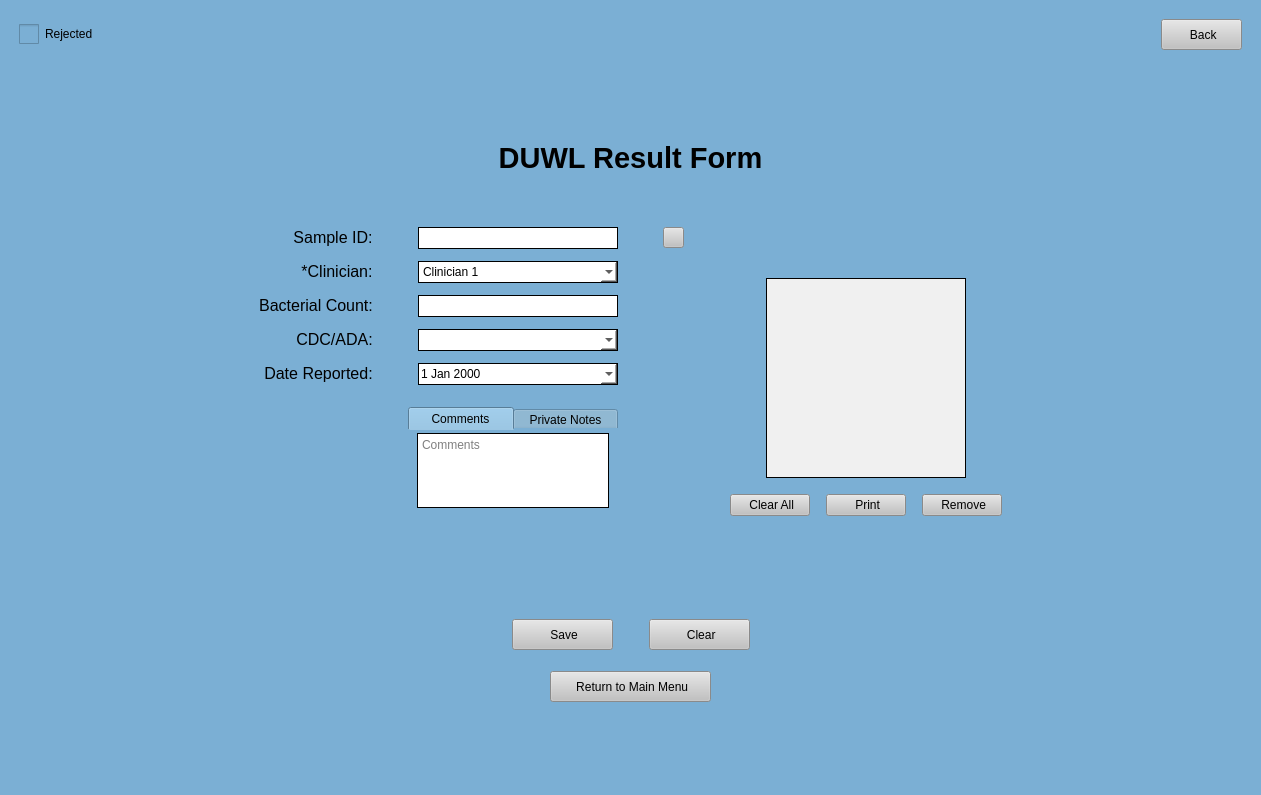
<?xml version="1.0" encoding="UTF-8"?>
<ui version="4.0">
 <class>MainWindow</class>
 <widget class="QMainWindow" name="MainWindow">
  <property name="geometry">
   <rect>
    <x>0</x>
    <y>0</y>
    <width>1261</width>
    <height>795</height>
   </rect>
  </property>
  <property name="focusPolicy">
   <enum>Qt::ClickFocus</enum>
  </property>
  <property name="windowTitle">
   <string>MainWindow</string>
  </property>
  <property name="styleSheet">
   <string notr="true">background-color: rgb(123, 175, 212);</string>
  </property>
  <widget class="QWidget" name="centralwidget">
   <layout class="QGridLayout" name="gridLayout">
    <item row="2" column="0">
     <spacer name="verticalSpacer">
      <property name="orientation">
       <enum>Qt::Vertical</enum>
      </property>
      <property name="sizeHint" stdset="0">
       <size>
        <width>20</width>
        <height>40</height>
       </size>
      </property>
     </spacer>
    </item>
    <item row="4" column="0">
     <spacer name="verticalSpacer_2">
      <property name="orientation">
       <enum>Qt::Vertical</enum>
      </property>
      <property name="sizeHint" stdset="0">
       <size>
        <width>20</width>
        <height>40</height>
       </size>
      </property>
     </spacer>
    </item>
    <item row="3" column="0">
     <layout class="QVBoxLayout" name="verticalLayout">
      <property name="bottomMargin">
       <number>0</number>
      </property>
      <item>
       <widget class="QLabel" name="label_5">
        <property name="text">
         <string>&lt;html&gt;&lt;head/&gt;&lt;body&gt;&lt;p align=&quot;center&quot;&gt;&lt;span style=&quot; font-size:22pt; font-weight:600;&quot;&gt;DUWL Result Form&lt;/span&gt;&lt;/p&gt;&lt;/body&gt;&lt;/html&gt;</string>
        </property>
       </widget>
      </item>
      <item alignment="Qt::AlignHCenter">
       <widget class="QLabel" name="rejectionError">
        <property name="minimumSize">
         <size>
          <width>350</width>
          <height>30</height>
         </size>
        </property>
        <property name="maximumSize">
         <size>
          <width>16777215</width>
          <height>30</height>
         </size>
        </property>
        <property name="styleSheet">
         <string notr="true">font: 12pt &quot;MS Shell Dlg 2&quot;;
color: red;</string>
        </property>
        <property name="text">
         <string/>
        </property>
        <property name="alignment">
         <set>Qt::AlignCenter</set>
        </property>
       </widget>
      </item>
      <item>
       <spacer name="verticalSpacer_7">
        <property name="orientation">
         <enum>Qt::Vertical</enum>
        </property>
        <property name="sizeType">
         <enum>QSizePolicy::Minimum</enum>
        </property>
        <property name="sizeHint" stdset="0">
         <size>
          <width>20</width>
          <height>10</height>
         </size>
        </property>
       </spacer>
      </item>
      <item>
       <layout class="QHBoxLayout" name="horizontalLayout">
        <item>
         <spacer name="horizontalSpacer">
          <property name="orientation">
           <enum>Qt::Horizontal</enum>
          </property>
          <property name="sizeHint" stdset="0">
           <size>
            <width>40</width>
            <height>20</height>
           </size>
          </property>
         </spacer>
        </item>
        <item>
         <layout class="QHBoxLayout" name="horizontalLayout_3">
          <property name="leftMargin">
           <number>0</number>
          </property>
          <property name="topMargin">
           <number>0</number>
          </property>
          <property name="rightMargin">
           <number>0</number>
          </property>
          <property name="bottomMargin">
           <number>0</number>
          </property>
          <item>
           <spacer name="horizontalSpacer_9">
            <property name="orientation">
             <enum>Qt::Horizontal</enum>
            </property>
            <property name="sizeHint" stdset="0">
             <size>
              <width>40</width>
              <height>20</height>
             </size>
            </property>
           </spacer>
          </item>
          <item>
           <layout class="QGridLayout" name="gridLayout_2">
            <property name="leftMargin">
             <number>0</number>
            </property>
            <property name="topMargin">
             <number>0</number>
            </property>
            <property name="rightMargin">
             <number>0</number>
            </property>
            <property name="bottomMargin">
             <number>0</number>
            </property>
            <property name="horizontalSpacing">
             <number>45</number>
            </property>
            <property name="verticalSpacing">
             <number>12</number>
            </property>
            <item row="7" column="0" colspan="2" alignment="Qt::AlignRight">
             <widget class="QTabWidget" name="tabWidget">
              <property name="sizePolicy">
               <sizepolicy hsizetype="Expanding" vsizetype="Expanding">
                <horstretch>0</horstretch>
                <verstretch>0</verstretch>
               </sizepolicy>
              </property>
              <property name="maximumSize">
               <size>
                <width>210</width>
                <height>16777215</height>
               </size>
              </property>
              <property name="styleSheet">
               <string notr="true">QTabWidget::pane {
	background: rgb(235, 235, 235);
	top: -16px;
}
QTabWidget::tab-bar {
	alignment: center;
}
QTabBar::tab {
	height: 23px; 
	width: 105px;
}</string>
              </property>
              <property name="currentIndex">
               <number>0</number>
              </property>
              <property name="usesScrollButtons">
               <bool>false</bool>
              </property>
              <widget class="QWidget" name="commentsTab">
               <attribute name="title">
                <string>Comments</string>
               </attribute>
               <layout class="QGridLayout" name="gridLayout_3">
                <item row="0" column="0">
                 <widget class="QTextEdit" name="cText">
                  <property name="sizePolicy">
                   <sizepolicy hsizetype="Fixed" vsizetype="Fixed">
                    <horstretch>0</horstretch>
                    <verstretch>0</verstretch>
                   </sizepolicy>
                  </property>
                  <property name="maximumSize">
                   <size>
                    <width>200</width>
                    <height>75</height>
                   </size>
                  </property>
                  <property name="styleSheet">
                   <string notr="true">background-color: rgb(255, 255, 255);
border-style: solid;
border-width: 1px</string>
                  </property>
                  <property name="tabChangesFocus">
                   <bool>true</bool>
                  </property>
                  <property name="placeholderText">
                   <string>Comments</string>
                  </property>
                 </widget>
                </item>
               </layout>
              </widget>
              <widget class="QWidget" name="notesTab">
               <attribute name="title">
                <string>Private Notes</string>
               </attribute>
               <layout class="QGridLayout" name="gridLayout_4">
                <item row="0" column="0">
                 <widget class="QTextEdit" name="nText">
                  <property name="sizePolicy">
                   <sizepolicy hsizetype="Fixed" vsizetype="Fixed">
                    <horstretch>0</horstretch>
                    <verstretch>0</verstretch>
                   </sizepolicy>
                  </property>
                  <property name="maximumSize">
                   <size>
                    <width>200</width>
                    <height>75</height>
                   </size>
                  </property>
                  <property name="styleSheet">
                   <string notr="true">background-color: rgb(255, 255, 255);
border-style: solid;
border-width: 1px</string>
                  </property>
                  <property name="tabChangesFocus">
                   <bool>true</bool>
                  </property>
                  <property name="placeholderText">
                   <string>Private Notes</string>
                  </property>
                 </widget>
                </item>
               </layout>
              </widget>
             </widget>
            </item>
            <item row="1" column="1">
             <widget class="QLineEdit" name="saID">
              <property name="sizePolicy">
               <sizepolicy hsizetype="Fixed" vsizetype="Fixed">
                <horstretch>0</horstretch>
                <verstretch>0</verstretch>
               </sizepolicy>
              </property>
              <property name="minimumSize">
               <size>
                <width>200</width>
                <height>22</height>
               </size>
              </property>
              <property name="maximumSize">
               <size>
                <width>200</width>
                <height>22</height>
               </size>
              </property>
              <property name="styleSheet">
               <string notr="true">background-color: rgb(255, 255, 255);
border-style: solid;
border-width: 1px</string>
              </property>
             </widget>
            </item>
            <item row="1" column="0" alignment="Qt::AlignRight">
             <widget class="QLabel" name="label_7">
              <property name="text">
               <string>&lt;html&gt;&lt;head/&gt;&lt;body&gt;&lt;p align=&quot;center&quot;&gt;&lt;span style=&quot; font-size:12pt;&quot;&gt;Sample ID:&lt;/span&gt;&lt;/p&gt;&lt;/body&gt;&lt;/html&gt;</string>
              </property>
              <property name="alignment">
               <set>Qt::AlignRight|Qt::AlignTrailing|Qt::AlignVCenter</set>
              </property>
             </widget>
            </item>
            <item row="4" column="1">
             <widget class="QComboBox" name="cdcADA">
              <property name="minimumSize">
               <size>
                <width>200</width>
                <height>22</height>
               </size>
              </property>
              <property name="maximumSize">
               <size>
                <width>200</width>
                <height>22</height>
               </size>
              </property>
              <property name="styleSheet">
               <string notr="true">background-color: rgb(255, 255, 255);
border-style: solid;
border-width: 1px</string>
              </property>
              <item>
               <property name="text">
                <string/>
               </property>
              </item>
              <item>
               <property name="text">
                <string>Meets</string>
               </property>
              </item>
              <item>
               <property name="text">
                <string>Fails to Meet</string>
               </property>
              </item>
             </widget>
            </item>
            <item row="3" column="1">
             <widget class="QLineEdit" name="bacterialCount">
              <property name="sizePolicy">
               <sizepolicy hsizetype="Fixed" vsizetype="Fixed">
                <horstretch>0</horstretch>
                <verstretch>0</verstretch>
               </sizepolicy>
              </property>
              <property name="minimumSize">
               <size>
                <width>200</width>
                <height>22</height>
               </size>
              </property>
              <property name="maximumSize">
               <size>
                <width>200</width>
                <height>22</height>
               </size>
              </property>
              <property name="styleSheet">
               <string notr="true">background-color: rgb(255, 255, 255);
border-style: solid;
border-width: 1px</string>
              </property>
             </widget>
            </item>
            <item row="2" column="1">
             <widget class="QComboBox" name="clinDrop">
              <property name="sizePolicy">
               <sizepolicy hsizetype="Fixed" vsizetype="Fixed">
                <horstretch>0</horstretch>
                <verstretch>0</verstretch>
               </sizepolicy>
              </property>
              <property name="minimumSize">
               <size>
                <width>200</width>
                <height>22</height>
               </size>
              </property>
              <property name="maximumSize">
               <size>
                <width>200</width>
                <height>22</height>
               </size>
              </property>
              <property name="styleSheet">
               <string notr="true">background-color: rgb(255, 255, 255);
border-style: solid;
border-width: 1px</string>
              </property>
              <item>
               <property name="text">
                <string>Clinician 1</string>
               </property>
              </item>
              <item>
               <property name="text">
                <string>Clinician 2</string>
               </property>
              </item>
              <item>
               <property name="text">
                <string>Clinician 3</string>
               </property>
              </item>
             </widget>
            </item>
            <item row="3" column="0" alignment="Qt::AlignRight">
             <widget class="QLabel" name="label_9">
              <property name="text">
               <string>&lt;html&gt;&lt;head/&gt;&lt;body&gt;&lt;p align=&quot;center&quot;&gt;&lt;span style=&quot; font-size:12pt;&quot;&gt;Bacterial Count:&lt;/span&gt;&lt;/p&gt;&lt;/body&gt;&lt;/html&gt;</string>
              </property>
              <property name="alignment">
               <set>Qt::AlignRight|Qt::AlignTrailing|Qt::AlignVCenter</set>
              </property>
             </widget>
            </item>
            <item row="5" column="0" alignment="Qt::AlignRight">
             <widget class="QLabel" name="label_15">
              <property name="text">
               <string>&lt;html&gt;&lt;head/&gt;&lt;body&gt;&lt;p align=&quot;center&quot;&gt;&lt;span style=&quot; font-size:12pt;&quot;&gt;Date Reported:&lt;/span&gt;&lt;/p&gt;&lt;/body&gt;&lt;/html&gt;</string>
              </property>
              <property name="alignment">
               <set>Qt::AlignRight|Qt::AlignTrailing|Qt::AlignVCenter</set>
              </property>
             </widget>
            </item>
            <item row="6" column="0" colspan="3">
             <spacer name="verticalSpacer_6">
              <property name="orientation">
               <enum>Qt::Vertical</enum>
              </property>
              <property name="sizeType">
               <enum>QSizePolicy::Fixed</enum>
              </property>
              <property name="sizeHint" stdset="0">
               <size>
                <width>20</width>
                <height>10</height>
               </size>
              </property>
             </spacer>
            </item>
            <item row="5" column="1">
             <widget class="QDateEdit" name="repDate">
              <property name="sizePolicy">
               <sizepolicy hsizetype="Fixed" vsizetype="Fixed">
                <horstretch>0</horstretch>
                <verstretch>0</verstretch>
               </sizepolicy>
              </property>
              <property name="minimumSize">
               <size>
                <width>200</width>
                <height>22</height>
               </size>
              </property>
              <property name="maximumSize">
               <size>
                <width>200</width>
                <height>22</height>
               </size>
              </property>
              <property name="styleSheet">
               <string notr="true">/* the box that is displayed*/
QDateEdit {
background-color: rgb(255, 255, 255);
border-style: solid;
border-width: 1px
}
/*toolbar on top of calendar*/
QCalendarWidget QToolButton {
height: 30px;
width: 75px;
color: white;
font-size: 12px;
icon-size: 24px, 24px;
font-weight: bold;
background-color: rgb(123,175,212);
}
QCalendarWidget QMenu {
width: 85px;
left: 10px;
color: white;
font-size: 12px;
background-color: rgb(123, 175, 212);
}
QCalendarWidget QSpinBox {
width: 75px;
font-size:12px;
color: white;
background-color: rgb(123, 175, 212);
selection-background-color: rgb(136, 136, 136);
selection-color: rgb(255, 255, 255);
}
QCalendarWidget QSpinBox::up-button { subcontrol-origin: border; subcontrol-position: top right; width:35px; }
QCalendarWidget QSpinBox::down-button {subcontrol-origin: border; subcontrol-position: bottom right; width:35px;}
QCalendarWidget QSpinBox::up-arrow { width:28px; height:28px; }
QCalendarWidget QSpinBox::down-arrow { width:28px; height:28px; }

/* header row */
QCalendarWidget QWidget { 
alternate-background-color: rgb(240, 240, 240); 
}
/* normal days */
QCalendarWidget QAbstractItemView:enabled
{
font-size:12px;
color: black;
background-color: white;
selection-background-color: rgb(123, 175, 212);
selection-color: white;
}
/* days in other months */
/* navigation bar */
QCalendarWidget QWidget#qt_calendar_navigationbar
{
background-color: rgb(123, 175, 212);
}
QCalendarWidget QAbstractItemView:disabled
{
color: rgb(180,180,180);
}</string>
              </property>
              <property name="calendarPopup">
               <bool>true</bool>
              </property>
             </widget>
            </item>
            <item row="8" column="1">
             <spacer name="verticalSpacer_13">
              <property name="orientation">
               <enum>Qt::Vertical</enum>
              </property>
              <property name="sizeHint" stdset="0">
               <size>
                <width>20</width>
                <height>40</height>
               </size>
              </property>
             </spacer>
            </item>
            <item row="1" column="2" alignment="Qt::AlignLeft">
             <widget class="QPushButton" name="find">
              <property name="sizePolicy">
               <sizepolicy hsizetype="Fixed" vsizetype="Fixed">
                <horstretch>0</horstretch>
                <verstretch>0</verstretch>
               </sizepolicy>
              </property>
              <property name="minimumSize">
               <size>
                <width>21</width>
                <height>21</height>
               </size>
              </property>
              <property name="maximumSize">
               <size>
                <width>21</width>
                <height>21</height>
               </size>
              </property>
              <property name="cursor">
               <cursorShape>PointingHandCursor</cursorShape>
              </property>
              <property name="styleSheet">
               <string notr="true">QPushButton:hover {
	 background-color: rgb(210, 210, 210);
}

QPushButton:focus {
	background-color: rgb(210, 210, 210);
}

QPushButton {
	background-color: rgb(193, 193, 193);
}</string>
              </property>
              <property name="text">
               <string/>
              </property>
              <property name="iconSize">
               <size>
                <width>16</width>
                <height>16</height>
               </size>
              </property>
              <property name="checkable">
               <bool>false</bool>
              </property>
              <property name="default">
               <bool>false</bool>
              </property>
              <property name="flat">
               <bool>false</bool>
              </property>
             </widget>
            </item>
            <item row="4" column="0" alignment="Qt::AlignRight">
             <widget class="QLabel" name="label_10">
              <property name="text">
               <string>&lt;html&gt;&lt;head/&gt;&lt;body&gt;&lt;p align=&quot;center&quot;&gt;&lt;span style=&quot; font-size:12pt;&quot;&gt;CDC/ADA:&lt;/span&gt;&lt;/p&gt;&lt;/body&gt;&lt;/html&gt;</string>
              </property>
              <property name="alignment">
               <set>Qt::AlignRight|Qt::AlignTrailing|Qt::AlignVCenter</set>
              </property>
             </widget>
            </item>
            <item row="2" column="0" alignment="Qt::AlignRight">
             <widget class="QLabel" name="label_13">
              <property name="text">
               <string>&lt;html&gt;&lt;head/&gt;&lt;body&gt;&lt;p align=&quot;center&quot;&gt;&lt;span style=&quot; font-size:12pt;&quot;&gt;*Clinician:&lt;/span&gt;&lt;/p&gt;&lt;/body&gt;&lt;/html&gt;</string>
              </property>
              <property name="alignment">
               <set>Qt::AlignRight|Qt::AlignTrailing|Qt::AlignVCenter</set>
              </property>
             </widget>
            </item>
           </layout>
          </item>
          <item>
           <spacer name="horizontalSpacer_10">
            <property name="orientation">
             <enum>Qt::Horizontal</enum>
            </property>
            <property name="sizeType">
             <enum>QSizePolicy::Minimum</enum>
            </property>
            <property name="sizeHint" stdset="0">
             <size>
              <width>40</width>
              <height>20</height>
             </size>
            </property>
           </spacer>
          </item>
          <item>
           <layout class="QVBoxLayout" name="verticalLayout_2">
            <property name="leftMargin">
             <number>0</number>
            </property>
            <property name="topMargin">
             <number>0</number>
            </property>
            <property name="rightMargin">
             <number>0</number>
            </property>
            <property name="bottomMargin">
             <number>0</number>
            </property>
            <item>
             <spacer name="verticalSpacer_10">
              <property name="orientation">
               <enum>Qt::Vertical</enum>
              </property>
              <property name="sizeHint" stdset="0">
               <size>
                <width>20</width>
                <height>40</height>
               </size>
              </property>
             </spacer>
            </item>
            <item alignment="Qt::AlignHCenter">
             <widget class="QTableWidget" name="kitTWid">
              <property name="minimumSize">
               <size>
                <width>200</width>
                <height>200</height>
               </size>
              </property>
              <property name="maximumSize">
               <size>
                <width>200</width>
                <height>200</height>
               </size>
              </property>
              <property name="styleSheet">
               <string notr="true">background-color: rgb(240, 240, 240);
border-style: solid;
border-width: 1px</string>
              </property>
              <property name="editTriggers">
               <set>QAbstractItemView::NoEditTriggers</set>
              </property>
              <property name="alternatingRowColors">
               <bool>true</bool>
              </property>
              <property name="selectionMode">
               <enum>QAbstractItemView::SingleSelection</enum>
              </property>
             </widget>
            </item>
            <item>
             <spacer name="verticalSpacer_8">
              <property name="orientation">
               <enum>Qt::Vertical</enum>
              </property>
              <property name="sizeType">
               <enum>QSizePolicy::Minimum</enum>
              </property>
              <property name="sizeHint" stdset="0">
               <size>
                <width>20</width>
                <height>10</height>
               </size>
              </property>
             </spacer>
            </item>
            <item>
             <layout class="QHBoxLayout" name="horizontalLayout_4">
              <property name="leftMargin">
               <number>0</number>
              </property>
              <property name="topMargin">
               <number>0</number>
              </property>
              <property name="rightMargin">
               <number>0</number>
              </property>
              <property name="bottomMargin">
               <number>0</number>
              </property>
              <item>
               <widget class="QPushButton" name="clearAll">
                <property name="cursor">
                 <cursorShape>PointingHandCursor</cursorShape>
                </property>
                <property name="styleSheet">
                 <string notr="true">QPushButton:hover {
	 background-color: rgb(210, 210, 210);
}

QPushButton:focus {
	background-color: rgb(210, 210, 210);
}

QPushButton {
	background-color: rgb(193, 193, 193);
}</string>
                </property>
                <property name="text">
                 <string> Clear All</string>
                </property>
               </widget>
              </item>
              <item>
               <spacer name="horizontalSpacer_5">
                <property name="orientation">
                 <enum>Qt::Horizontal</enum>
                </property>
                <property name="sizeType">
                 <enum>QSizePolicy::Minimum</enum>
                </property>
                <property name="sizeHint" stdset="0">
                 <size>
                  <width>10</width>
                  <height>20</height>
                 </size>
                </property>
               </spacer>
              </item>
              <item>
               <widget class="QPushButton" name="print">
                <property name="cursor">
                 <cursorShape>PointingHandCursor</cursorShape>
                </property>
                <property name="styleSheet">
                 <string notr="true">QPushButton:hover {
	 background-color: rgb(210, 210, 210);
}

QPushButton:focus {
	background-color: rgb(210, 210, 210);
}

QPushButton {
	background-color: rgb(193, 193, 193);
}</string>
                </property>
                <property name="text">
                 <string> Print</string>
                </property>
               </widget>
              </item>
              <item>
               <spacer name="horizontalSpacer_11">
                <property name="orientation">
                 <enum>Qt::Horizontal</enum>
                </property>
                <property name="sizeType">
                 <enum>QSizePolicy::Minimum</enum>
                </property>
                <property name="sizeHint" stdset="0">
                 <size>
                  <width>10</width>
                  <height>20</height>
                 </size>
                </property>
               </spacer>
              </item>
              <item>
               <widget class="QPushButton" name="remove">
                <property name="cursor">
                 <cursorShape>PointingHandCursor</cursorShape>
                </property>
                <property name="styleSheet">
                 <string notr="true">QPushButton:hover {
	 background-color: rgb(210, 210, 210);
}

QPushButton:focus {
	background-color: rgb(210, 210, 210);
}

QPushButton {
	background-color: rgb(193, 193, 193);
}</string>
                </property>
                <property name="text">
                 <string> Remove</string>
                </property>
               </widget>
              </item>
             </layout>
            </item>
            <item>
             <spacer name="verticalSpacer_9">
              <property name="orientation">
               <enum>Qt::Vertical</enum>
              </property>
              <property name="sizeHint" stdset="0">
               <size>
                <width>20</width>
                <height>40</height>
               </size>
              </property>
             </spacer>
            </item>
           </layout>
          </item>
          <item>
           <spacer name="horizontalSpacer_12">
            <property name="orientation">
             <enum>Qt::Horizontal</enum>
            </property>
            <property name="sizeHint" stdset="0">
             <size>
              <width>40</width>
              <height>20</height>
             </size>
            </property>
           </spacer>
          </item>
         </layout>
        </item>
        <item>
         <spacer name="horizontalSpacer_2">
          <property name="orientation">
           <enum>Qt::Horizontal</enum>
          </property>
          <property name="sizeHint" stdset="0">
           <size>
            <width>40</width>
            <height>20</height>
           </size>
          </property>
         </spacer>
        </item>
       </layout>
      </item>
      <item alignment="Qt::AlignHCenter|Qt::AlignVCenter">
       <widget class="QLabel" name="errorMessage">
        <property name="minimumSize">
         <size>
          <width>350</width>
          <height>30</height>
         </size>
        </property>
        <property name="maximumSize">
         <size>
          <width>999</width>
          <height>30</height>
         </size>
        </property>
        <property name="styleSheet">
         <string notr="true">font: 12pt &quot;MS Shell Dlg 2&quot;;
color:red;</string>
        </property>
        <property name="text">
         <string/>
        </property>
        <property name="alignment">
         <set>Qt::AlignCenter</set>
        </property>
       </widget>
      </item>
      <item>
       <spacer name="verticalSpacer_5">
        <property name="orientation">
         <enum>Qt::Vertical</enum>
        </property>
        <property name="sizeType">
         <enum>QSizePolicy::Minimum</enum>
        </property>
        <property name="sizeHint" stdset="0">
         <size>
          <width>10</width>
          <height>10</height>
         </size>
        </property>
       </spacer>
      </item>
      <item>
       <layout class="QHBoxLayout" name="horizontalLayout_2">
        <property name="topMargin">
         <number>0</number>
        </property>
        <property name="bottomMargin">
         <number>0</number>
        </property>
        <item>
         <spacer name="horizontalSpacer_6">
          <property name="orientation">
           <enum>Qt::Horizontal</enum>
          </property>
          <property name="sizeHint" stdset="0">
           <size>
            <width>40</width>
            <height>20</height>
           </size>
          </property>
         </spacer>
        </item>
        <item>
         <widget class="QPushButton" name="save">
          <property name="minimumSize">
           <size>
            <width>101</width>
            <height>31</height>
           </size>
          </property>
          <property name="cursor">
           <cursorShape>PointingHandCursor</cursorShape>
          </property>
          <property name="styleSheet">
           <string notr="true">QPushButton:hover {
	 background-color: rgb(210, 210, 210);
}

QPushButton:focus {
	background-color: rgb(210, 210, 210);
}

QPushButton {
	background-color: rgb(193, 193, 193);
}</string>
          </property>
          <property name="text">
           <string> Save</string>
          </property>
         </widget>
        </item>
        <item>
         <spacer name="horizontalSpacer_8">
          <property name="orientation">
           <enum>Qt::Horizontal</enum>
          </property>
          <property name="sizeType">
           <enum>QSizePolicy::Minimum</enum>
          </property>
          <property name="sizeHint" stdset="0">
           <size>
            <width>30</width>
            <height>20</height>
           </size>
          </property>
         </spacer>
        </item>
        <item>
         <widget class="QPushButton" name="clear">
          <property name="sizePolicy">
           <sizepolicy hsizetype="Fixed" vsizetype="Fixed">
            <horstretch>0</horstretch>
            <verstretch>0</verstretch>
           </sizepolicy>
          </property>
          <property name="minimumSize">
           <size>
            <width>101</width>
            <height>31</height>
           </size>
          </property>
          <property name="maximumSize">
           <size>
            <width>101</width>
            <height>31</height>
           </size>
          </property>
          <property name="cursor">
           <cursorShape>PointingHandCursor</cursorShape>
          </property>
          <property name="styleSheet">
           <string notr="true">QPushButton:hover {
	 background-color: rgb(210, 210, 210);
}

QPushButton:focus {
	background-color: rgb(210, 210, 210);
}

QPushButton {
	background-color: rgb(193, 193, 193);
}</string>
          </property>
          <property name="text">
           <string> Clear</string>
          </property>
         </widget>
        </item>
        <item>
         <spacer name="horizontalSpacer_7">
          <property name="orientation">
           <enum>Qt::Horizontal</enum>
          </property>
          <property name="sizeHint" stdset="0">
           <size>
            <width>40</width>
            <height>20</height>
           </size>
          </property>
         </spacer>
        </item>
       </layout>
      </item>
      <item>
       <spacer name="verticalSpacer_4">
        <property name="orientation">
         <enum>Qt::Vertical</enum>
        </property>
        <property name="sizeType">
         <enum>QSizePolicy::Minimum</enum>
        </property>
        <property name="sizeHint" stdset="0">
         <size>
          <width>20</width>
          <height>15</height>
         </size>
        </property>
       </spacer>
      </item>
      <item alignment="Qt::AlignHCenter">
       <widget class="QPushButton" name="home">
        <property name="sizePolicy">
         <sizepolicy hsizetype="Fixed" vsizetype="Fixed">
          <horstretch>0</horstretch>
          <verstretch>0</verstretch>
         </sizepolicy>
        </property>
        <property name="minimumSize">
         <size>
          <width>161</width>
          <height>31</height>
         </size>
        </property>
        <property name="maximumSize">
         <size>
          <width>161</width>
          <height>31</height>
         </size>
        </property>
        <property name="cursor">
         <cursorShape>PointingHandCursor</cursorShape>
        </property>
        <property name="styleSheet">
         <string notr="true">QPushButton:hover {
	 background-color: rgb(210, 210, 210);
}

QPushButton:focus {
	background-color: rgb(210, 210, 210);
}

QPushButton {
	background-color: rgb(193, 193, 193);
}</string>
        </property>
        <property name="text">
         <string> Return to Main Menu</string>
        </property>
       </widget>
      </item>
     </layout>
    </item>
    <item row="1" column="0">
     <layout class="QHBoxLayout" name="horizontalLayout_6">
      <property name="leftMargin">
       <number>0</number>
      </property>
      <property name="topMargin">
       <number>0</number>
      </property>
      <property name="rightMargin">
       <number>0</number>
      </property>
      <property name="bottomMargin">
       <number>0</number>
      </property>
      <item>
       <spacer name="horizontalSpacer_4">
        <property name="orientation">
         <enum>Qt::Horizontal</enum>
        </property>
        <property name="sizeType">
         <enum>QSizePolicy::Minimum</enum>
        </property>
        <property name="sizeHint" stdset="0">
         <size>
          <width>10</width>
          <height>10</height>
         </size>
        </property>
       </spacer>
      </item>
      <item>
       <widget class="QCheckBox" name="rejectedCheckBox">
        <property name="styleSheet">
         <string notr="true">QCheckBox::indicator { width: 20px; height: 20px;}</string>
        </property>
        <property name="text">
         <string>Rejected</string>
        </property>
       </widget>
      </item>
      <item>
       <widget class="QLineEdit" name="rejectedMessage">
        <property name="maximumSize">
         <size>
          <width>200</width>
          <height>22</height>
         </size>
        </property>
        <property name="styleSheet">
         <string notr="true">background-color: rgb(123, 175, 212);
border-style: solid;
border-width: 0px</string>
        </property>
       </widget>
      </item>
      <item>
       <spacer name="horizontalSpacer_3">
        <property name="orientation">
         <enum>Qt::Horizontal</enum>
        </property>
        <property name="sizeHint" stdset="0">
         <size>
          <width>40</width>
          <height>20</height>
         </size>
        </property>
       </spacer>
      </item>
      <item>
       <widget class="QPushButton" name="back">
        <property name="sizePolicy">
         <sizepolicy hsizetype="Fixed" vsizetype="Fixed">
          <horstretch>0</horstretch>
          <verstretch>0</verstretch>
         </sizepolicy>
        </property>
        <property name="minimumSize">
         <size>
          <width>81</width>
          <height>31</height>
         </size>
        </property>
        <property name="maximumSize">
         <size>
          <width>81</width>
          <height>31</height>
         </size>
        </property>
        <property name="cursor">
         <cursorShape>PointingHandCursor</cursorShape>
        </property>
        <property name="styleSheet">
         <string notr="true">QPushButton:hover {
	 background-color: rgb(210, 210, 210);
}

QPushButton:focus {
	background-color: rgb(210, 210, 210);
}

QPushButton {
	background-color: rgb(193, 193, 193);
}</string>
        </property>
        <property name="text">
         <string> Back</string>
        </property>
       </widget>
      </item>
      <item>
       <spacer name="horizontalSpacer_13">
        <property name="orientation">
         <enum>Qt::Horizontal</enum>
        </property>
        <property name="sizeType">
         <enum>QSizePolicy::Minimum</enum>
        </property>
        <property name="sizeHint" stdset="0">
         <size>
          <width>10</width>
          <height>10</height>
         </size>
        </property>
       </spacer>
      </item>
     </layout>
    </item>
    <item row="0" column="0">
     <spacer name="verticalSpacer_3">
      <property name="orientation">
       <enum>Qt::Vertical</enum>
      </property>
      <property name="sizeType">
       <enum>QSizePolicy::Minimum</enum>
      </property>
      <property name="sizeHint" stdset="0">
       <size>
        <width>10</width>
        <height>10</height>
       </size>
      </property>
     </spacer>
    </item>
   </layout>
  </widget>
 </widget>
 <tabstops>
  <tabstop>saID</tabstop>
  <tabstop>clinDrop</tabstop>
  <tabstop>bacterialCount</tabstop>
  <tabstop>cdcADA</tabstop>
  <tabstop>repDate</tabstop>
  <tabstop>tabWidget</tabstop>
  <tabstop>cText</tabstop>
  <tabstop>nText</tabstop>
  <tabstop>kitTWid</tabstop>
  <tabstop>clearAll</tabstop>
  <tabstop>print</tabstop>
  <tabstop>remove</tabstop>
  <tabstop>save</tabstop>
  <tabstop>clear</tabstop>
  <tabstop>home</tabstop>
  <tabstop>find</tabstop>
 </tabstops>
 <resources/>
 <connections/>
</ui>
